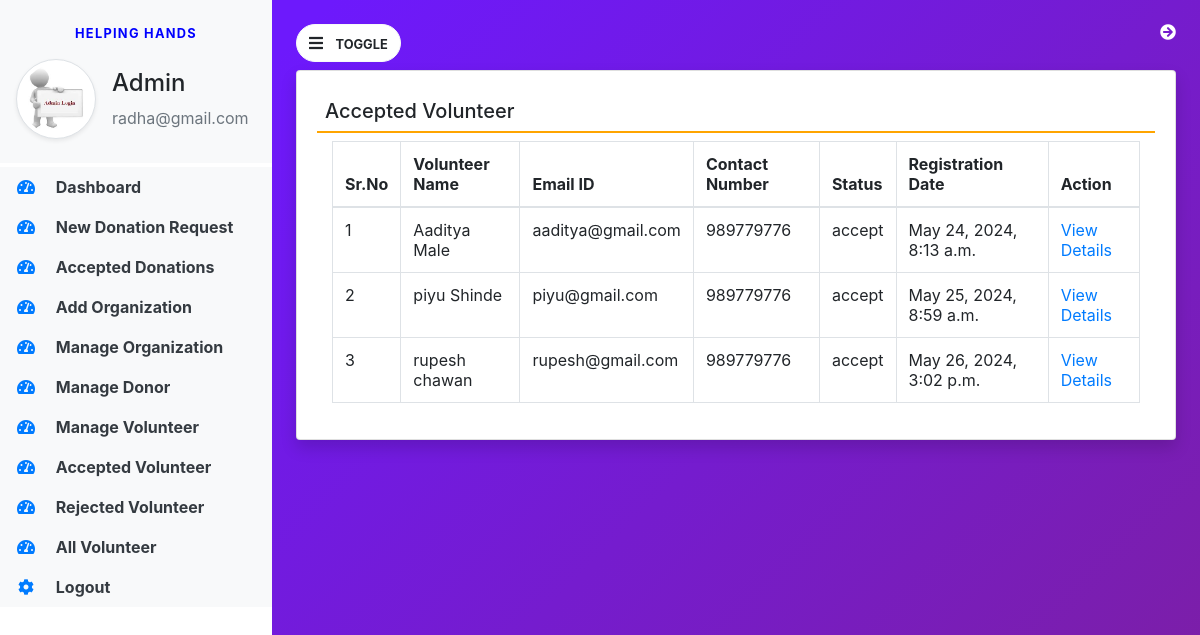
The page /accepted_volunteer (signed in) on the database its author committed.
### helpinghands/models.py (models this page shows, shortened)
class Volunteer(models.Model):
    user=models.ForeignKey(User,on_delete=models.CASCADE)
    contact=models.CharField(max_length=15,null=True)
    address=models.CharField(max_length=300,null=True)
    userpic=models.FileField(null=True)
    idpic = models.FileField(null=True)
    aboutme=models.CharField(max_length=300,null=True)
    status=models.CharField(max_length=20,null=True)
    regdate=models.DateTimeField(auto_now_add=True)
    adminremark=models.CharField(max_length=300,null=True)
    updationdate=models.DateField(null=True)

### helpinghands/views.py (the view)
# urls.py: path('accepted_volunteer', accepted_volunteer, name='accepted_volunteer'),
def accepted_volunteer(request):
    if not request.user.is_authenticated:
        return redirect('admin_login')
    volunteer = Volunteer.objects.filter(status="accept")
    return render(request, 'accepted_volunteer.html', locals())

### helpinghands/templates/accepted_volunteer.html
{% extends 'admin_base.html' %}
{% block main %}
<div class="card shadow mt-2">
    <div class="card-body">
        <h5 class="p-2" style="border-bottom : 2px solid orange">
            Accepted Volunteer
        </h5>
        <div class="container-fluid">
            <table id="example" class="table table-bordered">
                <thead>
                    <tr>
                        <th>Sr.No</th>
                        <th>Volunteer Name</th>
                        <th>Email ID</th>
                        <th>Contact Number</th>
                        <th>Status</th>
                        <th>Registration Date</th>
                        <th>Action</th>
                    </tr>
                </thead>
                <tbody>
                {% for i in volunteer %}
                <tr>
                    <td>{{forloop.counter}}</td>
                    <td>{{i.user.first_name}} {{i.user.last_name}}</td>
                    <td>{{i.user.username}}</td>
                    <td>{{i.contact}}</td>
                    <td>{{i.status}}</td>
                    <td>{{i.regdate}}</td>
                    <td><a href="{% url 'view_volunteerdetail' i.id %}" class="text-primary">View Details</a>
                    </td>
                </tr>
                {% endfor %}
                </tbody>
            </table>
        </div>
    </div>
</div>
{% endblock %}

### helpinghands/templates/admin_base.html (shortened to what this page needs)
{% load static %}
<html>
<body>
<link href="https://stackpath.bootstrapcdn.com/bootstrap/4.5.2/css/bootstrap.min.css" rel="stylesheet">
<link href="https://cdnjs.cloudflare.com/ajax/libs/font-awesome/5.15.4/css/all.min.css" rel="stylesheet">
    <link rel="stylesheet" href="{% static 'css/base.css' %}">
    <link rel="stylesheet" href="https://cdnjs.cloudflare.com/ajax/libs/font-awesome/4.7.0/css/font-awesome.min.css">
    <link rel="stylesheet" href="https://use.fontawesome.com/releases/v5.7.0/css/all.css">
<link rel="stylesheet" href="https://cdn.datatables.net/2.0.6/css/dataTables.dataTables.css">
<link rel="stylesheet" href="https://cdn.datatables.net/buttons/3.0.2/css/buttons.dataTables.css">
<div class="vertical-nav bg-white" id="sidebar">
    <div class="py-4 px-3 mb-1 bg-light">
        <p class="text-center font-weight-bold text-uppercase px-3 small dashboard-text">Helping Hands</p>
        <div class="media d-flex align-items-center">
            <img src="{% static 'images/adminLogin.jpeg' %}" width="80" height="80" class="mr-3 rounded-circle img-thumbnail shadow-sm">
            <div class="media-body">
                <h4 class="mt-0">Admin</h4>
                <p class="text-muted mb-0">{{request.user.username}}</p>
            </div>
        </div>
    </div>
    <ul class="nav flex-column bg-white">
        <li class="nav-item">
            <a href="{% url 'admin_home' %}" class="nav-link text-dark bg-light">
                <i class="fas fa-tachometer-alt fa-fw mr-3 text-primary"></i>
                Dashboard
            </a>
        </li>
        <li class="nav-item">
            <a href="{% url 'pending_donation' %}" class="nav-link text-dark bg-light">
                <i class="fas fa-tachometer-alt fa-fw mr-3 text-primary"></i>
                New Donation Request
            </a>
        </li>
        <li class="nav-item">
            <a href="{% url 'accepted_donation' %}" class="nav-link text-dark bg-light">
                <i class="fas fa-tachometer-alt fa-fw mr-3 text-primary"></i>
                Accepted Donations
            </a>
        </li>
        <li class="nav-item">
            <a href="{% url 'add_area' %}" class="nav-link text-dark bg-light">
                <i class="fas fa-tachometer-alt fa-fw mr-3 text-primary"></i>
                Add Organization
            </a>
        </li>
        <li class="nav-item">
            <a href="{% url 'manage_area' %}" class="nav-link text-dark bg-light">
                <i class="fas fa-tachometer-alt fa-fw mr-3 text-primary"></i>
                Manage Organization
            </a>
        </li>
        <li class="nav-item">
            <a href="{% url 'manage_donor' %}" class="nav-link text-dark bg-light">
                <i class="fas fa-tachometer-alt fa-fw mr-3 text-primary"></i>
                Manage Donor
            </a>
        </li>
        <li class="nav-item">
            <a href="{% url 'new_volunteer' %}" class="nav-link text-dark bg-light">
                <i class="fas fa-tachometer-alt fa-fw mr-3 text-primary"></i>
                Manage Volunteer
            </a>
        </li>
        <li class="nav-item">
            <a href="{% url 'accepted_volunteer' %}" class="nav-link text-dark bg-light">
                <i class="fas fa-tachometer-alt fa-fw mr-3 text-primary"></i>
                Accepted Volunteer
            </a>
        </li>
        <li class="nav-item">
            <a href="{% url 'rejected_volunteer' %}" class="nav-link text-dark bg-light">
                <i class="fas fa-tachometer-alt fa-fw mr-3 text-primary"></i>
                Rejected Volunteer
            </a>
        </li>
        <li class="nav-item">
            <a href="{% url 'all_volunteer' %}" class="nav-link text-dark bg-light">
                <i class="fas fa-tachometer-alt fa-fw mr-3 text-primary"></i>
                All Volunteer
            </a>
        </li>
        <li class="nav-item">
            <a href="{% url 'logout' %}" class="nav-link text-dark bg-light">
                <i class="fas fa-cog mr-3 text-primary fa-fw"></i>
                Logout
            </a>
        </li>
    </ul>
</div>
<div class="page-content p-4" id="content">
    <a href="{% url 'logout' %}" title="Logout" class="float-right text-white">
  <i class="fa fa-arrow-circle-right"></i>
</a>
    <button id="sidebarCollapse" type="button" class="btn btn-light bg-white rounded-pill">
        <i class="fas fa-bars mr-2"></i>
        <small class="text-uppercase font-weight-bold">Toggle</small>
    </button>
    {% block main %}
    {% endblock %}
</div>
</body>
</html>

### helpinghands/static/css/base.css (style rules this page uses)
body { background-image :linear-gradient(135.9deg,rgba(109,25,252,1) 16.4%,rgba(125,31,160)); min-height:100vh; }
.vertical-nav { min-width:17rem; width:17rem; height:100vh; position:fixed; top:0; left:0; transition:all 0.4s; }
.page-content { width:calc(100%-17rem); margin-left:17rem; transition:all 0.4s; }
.dashboard-text { letter-spacing:0.1em; color:blue; }
.nav-link { font-weight:bold; }

### rows shown on the page
Volunteer: user.first_name "Aaditya", user.last_name "Male", user.username "aaditya@gmail.com", contact "989779776", status "accept", regdate "May 24, 2024, 8:13 a.m."
Volunteer: user.first_name "piyu", user.last_name "Shinde", user.username "piyu@gmail.com", contact "989779776", status "accept", regdate "May 25, 2024, 8:59 a.m."
Volunteer: user.first_name "rupesh", user.last_name "chawan", user.username "rupesh@gmail.com", contact "989779776", status "accept", regdate "May 26, 2024, 3:02 p.m."

### other values the page prints
{{ request.user.username }} "radha@gmail.com"
